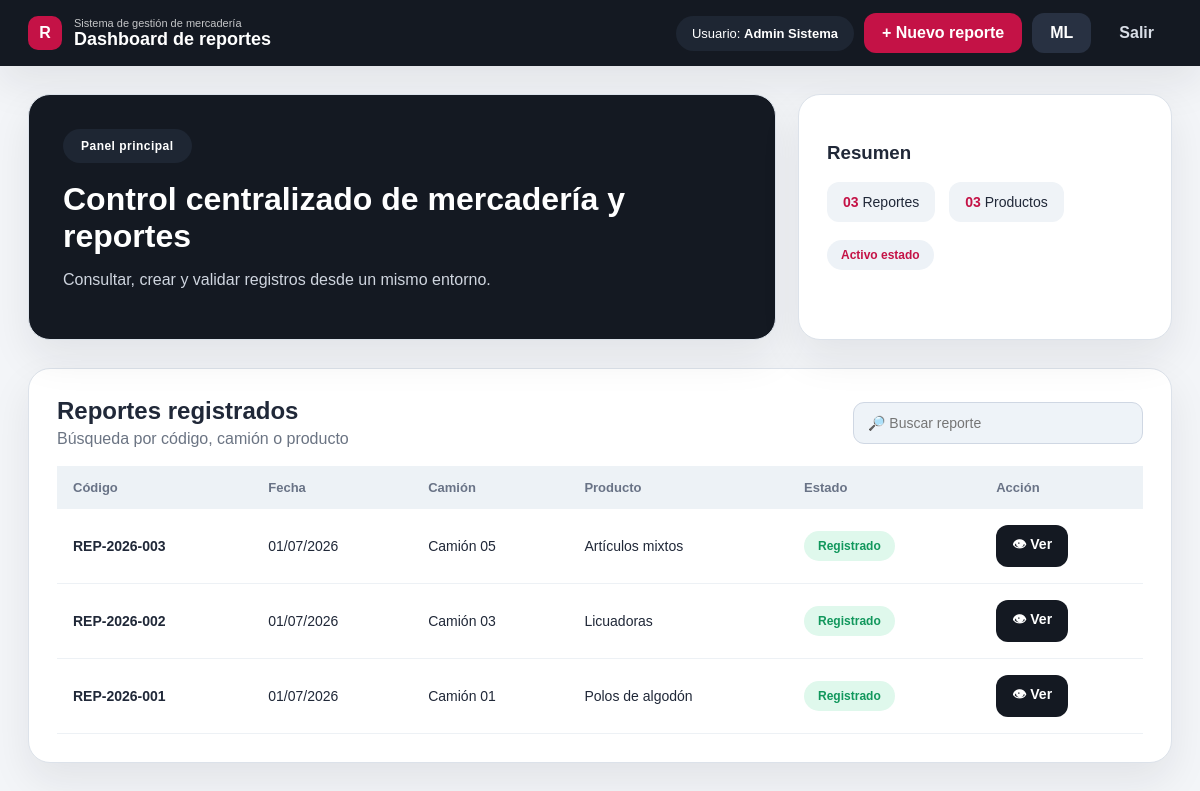
/dashboard (signed in), run on the app's committed database.
### app/models/reporte.py (models this page shows, shortened)
class Reporte(db.Model):
    __tablename__ = "reportes"
    id = db.Column(db.Integer, primary_key=True, autoincrement=True)
    codigo = db.Column(db.String(50), unique=True, nullable=False)
    camion_id = db.Column(db.Integer, db.ForeignKey("camiones.id"), nullable=False)
    usuario_id = db.Column(db.Integer, db.ForeignKey("usuarios.id"), nullable=False)
    comentarios = db.Column(db.Text)
    incidencias = db.Column(db.Text)
    fecha_registro = db.Column(db.DateTime, server_default=db.func.current_timestamp(), nullable=False)
    camion = db.relationship("Camion", backref="reportes")
    usuario = db.relationship("Usuario", backref="reportes")
    detalles = db.relationship("DetalleReporte", backref="reporte", cascade="all, delete-orphan")

class DetalleReporte(db.Model):
    __tablename__ = "detalle_reporte"
    id = db.Column(db.Integer, primary_key=True, autoincrement=True)
    reporte_id = db.Column(db.Integer, db.ForeignKey("reportes.id"), nullable=False)
    categoria_id = db.Column(db.Integer, db.ForeignKey("categorias.id"), nullable=False)
    nombre_producto = db.Column(db.String(300), nullable=False)
    cantidad = db.Column(db.Integer, nullable=False, default=1)
    observacion = db.Column(db.Text)
    categoria = db.relationship("Categoria", backref="detalles")

### app/models/camion.py (models this page shows)
class Camion(db.Model):
    __tablename__ = "camiones"
    id = db.Column(db.Integer, primary_key=True, autoincrement=True)
    placa = db.Column(db.String(20), unique=True, nullable=False)
    nombre = db.Column(db.String(100), nullable=False)
    conductor = db.Column(db.String(200))
    marca = db.Column(db.String(100))
    activo = db.Column(db.Boolean, nullable=False, default=True)

### app/controllers/reportes.py (the view, shortened to what this page needs)
@reportes_bp.route("/dashboard")
@login_required
def dashboard():
    busqueda = request.args.get("q", "").strip()
    query = Reporte.query.order_by(Reporte.id.desc())
    reportes = query.all()
    total_productos = sum(len(r.detalles) for r in Reporte.query.all())
    return render_template(
        "dashboard.html",
        reportes=reportes,
        total_reportes=Reporte.query.count(),
        total_productos=total_productos,
        busqueda=busqueda
    )

### app/controllers/reportes.py (called while the page is built)
def login_required(func):
    @wraps(func)
    def wrapper(*args, **kwargs):
        if "usuario_id" not in session:
            return redirect(url_for("auth.login"))
        return func(*args, **kwargs)
    return wrapper

### app/templates/dashboard.html
{% extends 'base.html' %}
{% block header_title %}Dashboard de reportes{% endblock %}
{% block content %}
<section class="dashboard-grid">
    <div class="hero-card">
        <span class="mini-pill">Panel principal</span>
        <h1>Control centralizado de mercadería y reportes</h1>
        <p>Consultar, crear y validar registros desde un mismo entorno.</p>
    </div>
    <div class="summary-card">
        <h3>Resumen</h3>
        <div class="summary-row">
            <span><strong>{{ '%02d'|format(total_reportes) }}</strong> Reportes</span>
            <span><strong>{{ '%02d'|format(total_productos) }}</strong> Productos</span>
        </div>
        <span class="status-pill active">Activo estado</span>
    </div>
</section>
<section class="table-card">
    <div class="section-head">
        <div>
            <h2>Reportes registrados</h2>
            <p>Búsqueda por código, camión o producto</p>
        </div>
        <form class="search-form" method="get">
            <input type="text" name="q" value="{{ busqueda }}" placeholder="🔎 Buscar reporte">
        </form>
    </div>
    <table class="report-table">
        <thead>
            <tr>
                <th>Código</th>
                <th>Fecha</th>
                <th>Camión</th>
                <th>Producto</th>
                <th>Estado</th>
                <th>Acción</th>
            </tr>
        </thead>
        <tbody>
            {% for reporte in reportes %}
            <tr>
                <td><strong>{{ reporte.codigo }}</strong></td>
                <td>{{ reporte.fecha_registro.strftime('%d/%m/%Y') }}</td>
                <td>{{ reporte.camion.nombre }}</td>
                <td>{{ reporte.detalles[0].nombre_producto if reporte.detalles else 'Sin producto' }}</td>
                <td><span class="green-pill">Registrado</span></td>
                <td><a href="{{ url_for('reportes.ver_reporte', reporte_id=reporte.id) }}" class="btn-dark">👁 Ver</a></td>
            </tr>
            {% else %}
            <tr><td colspan="6" class="empty">No se encontraron reportes.</td></tr>
            {% endfor %}
        </tbody>
    </table>
</section>
{% endblock %}

### app/templates/base.html (shortened to what this page needs)
<!doctype html>
<html lang="es">
<head>
    <link rel="stylesheet" href="{{ url_for('static', filename='css/style.css') }}">
</head>
<body>
    {% if session.get('usuario_id') %}
    <nav class="topbar">
        <div class="brand">
            <span class="brand-icon">R</span>
            <div>
                <small>Sistema de gestión de mercadería</small>
                <strong>{% block header_title %}Dashboard de reportes{% endblock %}</strong>
            </div>
        </div>
        <div class="top-actions">
            <span class="user-chip">Usuario: <strong>{{ session.get('usuario_nombre') }}</strong></span>
            <a href="{{ url_for('reportes.nuevo_reporte') }}" class="btn-primary">+ Nuevo reporte</a>
            <a href="{{ url_for('ml.dashboard_ml') }}" class="btn-secondary">ML</a>
            <a href="{{ url_for('auth.logout') }}" class="btn-ghost">Salir</a>
        </div>
    </nav>
    {% endif %}
    <main class="main-content {% if not session.get('usuario_id') %}main-login{% endif %}">
        {% block content %}{% endblock %}
    </main>
</body>
</html>

### app/static/css/style.css (style rules this page uses)
:root { --dark: #141922; --dark-2: #1e2633; --bg: #f3f5f8; --card: #ffffff; --text: #202838; --muted: #6b7483; --line: #dce2ea; --red: #c41246; --green: #dff8ec; --green-text: #11975c; --danger: #ffe8e8; --danger-text: #bb173b; --shadow: 0 18px 40px rgba(21, 26, 36, 0.08); --radius: 22px; }
* { box-sizing: border-box; }
body { margin: 0; font-family: Arial, Helvetica, sans-serif; background: var(--bg); color: var(--text); }
a { text-decoration: none; color: inherit; }
.main-content { padding: 28px; }
.topbar { background: var(--dark); color: #fff; height: 66px; display: flex; align-items: center; justify-content: space-between; padding: 0 28px; box-shadow: var(--shadow); }
.brand { display: flex; align-items: center; gap: 12px; }
.brand-icon { width: 34px; height: 34px; border-radius: 10px; background: var(--red); display: grid; place-items: center; font-weight: 800; }
.brand small { display: block; opacity: .75; font-size: 11px; }
.brand strong { display: block; font-size: 18px; }
.top-actions { display: flex; align-items: center; gap: 10px; }
.user-chip, .code-pill { background: var(--dark-2); border-radius: 18px; padding: 10px 16px; color: #fff; font-size: 13px; }
.btn-primary, .btn-secondary, .btn-ghost, .btn-dark, .btn-soft, .btn-full { border: none; border-radius: 12px; padding: 11px 18px; font-weight: 800; cursor: pointer; display: inline-block; }
.btn-primary, .btn-full { background: var(--red); color: #fff; }
.btn-secondary { background: #283142; color: #fff; }
.btn-ghost { color: #d9dee7; }
.btn-dark { background: var(--dark); color: #fff; padding: 9px 16px; }
.pill-dark, .mini-pill { display: inline-flex; align-self: flex-start; background: var(--dark-2); color: #fff; padding: 10px 18px; border-radius: 18px; font-size: 12px; font-weight: 800; letter-spacing: .04em; }
.login-card input, .field input, .field select, .field textarea, .search-form input { width: 100%; border: 1px solid #cfd7e3; background: #fff; border-radius: 11px; padding: 12px 14px; font-size: 14px; outline: none; }
.dashboard-grid { display: grid; grid-template-columns: 2fr 1fr; gap: 22px; margin-bottom: 28px; }
.hero-card, .summary-card, .table-card, .report-form, .validation-card, .detail-card, .metric-card { background: var(--card); border: 1px solid var(--line); border-radius: var(--radius); box-shadow: var(--shadow); }
.hero-card { background: var(--dark); color: #fff; padding: 34px; }
.hero-card h1 { margin: 18px 0 8px; font-size: 32px; }
.hero-card p { color: #cfd5df; }
.summary-card { padding: 28px; }
.summary-row { display: flex; gap: 14px; align-items: center; flex-wrap: wrap; }
.summary-row span { background: #eff3f7; border-radius: 12px; padding: 12px 16px; font-size: 14px; }
.summary-row strong { color: var(--red); }
.status-pill, .green-pill, .risk-pill { display: inline-block; padding: 8px 14px; border-radius: 999px; font-size: 12px; font-weight: 800; }
.green-pill { background: var(--green); color: var(--green-text); }
.status-pill.active { background: #edf2f7; color: var(--red); margin-top: 18px; }
.table-card { padding: 28px; margin-bottom: 24px; }
.section-head, .page-head { display: flex; align-items: center; justify-content: space-between; gap: 20px; margin-bottom: 18px; }
.section-head h2, .page-head h1 { margin: 0 0 5px; }
.section-head p, .page-head p { margin: 0; color: var(--muted); }
.search-form input { min-width: 290px; background: #eef3f8; }
.report-table { width: 100%; border-collapse: collapse; overflow: hidden; }
.report-table th { background: #edf2f6; color: #697386; text-align: left; padding: 14px 16px; font-size: 13px; }
.report-table td { padding: 16px; border-bottom: 1px solid #edf1f5; font-size: 14px; }

### data on the page
Reporte: codigo "REP-2026-003", fecha_registro "01/07/2026", camion.nombre "Camión 05", nombre_producto "Artículos mixtos"
Reporte: codigo "REP-2026-002", fecha_registro "01/07/2026", camion.nombre "Camión 03", nombre_producto "Licuadoras"
Reporte: codigo "REP-2026-001", fecha_registro "01/07/2026", camion.nombre "Camión 01", nombre_producto "Polos de algodón"

### other printed values
{{ session.get('usuario_nombre') }} "Admin Sistema"
{{ '%02d'|format(total_reportes) }} "03"
{{ '%02d'|format(total_productos) }} "03"
